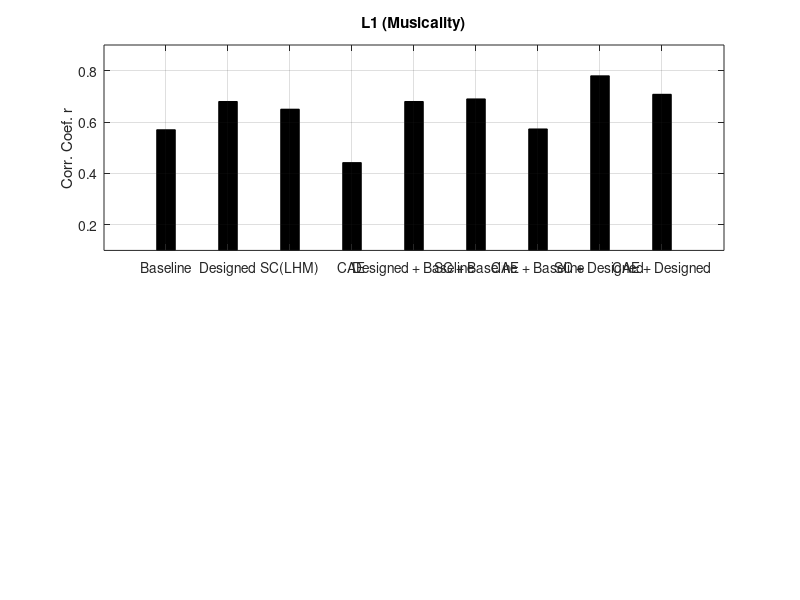

Reproduce this figure in MATLAB. (Note: this script raises an error after producing the figure.)
%% Generate new plots for IJSC
% CW @ GTCMT 2018
clear all; clc; close all;

results_L1_r = [0.57, 0.68, 0.65, 0.442, 0.68, 0.69, 0.573, 0.78, 0.708];
results_L2_r = [0.51, 0.59, 0.57, 0.398, 0.55, 0.53, 0.511, 0.71, 0.606];
results_L1_R2 = [0.31, 0.46, 0.41, 0.18, 0.44, 0.45, 0.288, 0.6, 0.498];
results_L2_R2 = [0.25, 0.34, 0.29, 0.141, 0.25, 0.19, 0.215, 0.49, 0.354];
sys = {'Baseline', 'Designed', 'SC(LHM)', 'CAE', 'Designed + Baseline', 'SC + Baseline', 'CAE + Baseline', 'SC + Designed', 'CAE + Designed'};
sys_blank = {' ', ' ', ' ', ' ', ' ', ' ', ' ', ' '};
%==== settings
barwidth = 0.3;
axis_x_low = 0;
axis_x_high = 10;
axis_y_low = 0.1;
axis_y_high = 0.9;
xticklabel_angle = 45;
fontsize = 14;

%==== generate 1st figure
fig = figure('Position', [0 0 900 550]);
subplot(211);
bar(1:9, results_L1_r, barwidth, 'FaceColor', 'k');
ylabel('Corr. Coef. r');
axis([axis_x_low axis_x_high axis_y_low axis_y_high])
grid on
set(gca, 'xticklabel', sys);
xtickangle(xticklabel_angle);
title('L1 (Musicality)');
text(1:length(results_L1_r),results_L1_r,num2str(results_L1_r'),'vert','bottom','horiz','center', 'FontSize', fontsize);
set(gca,'FontSize',fontsize)


subplot(212);
bar(1:9, results_L2_r, barwidth, 'FaceColor', [0.75 0.75 0.75]);
ylabel('Corr. Coef. r');
axis([axis_x_low axis_x_high axis_y_low axis_y_high])
grid on
set(gca, 'xticklabel', sys);
xtickangle(xticklabel_angle);
title('L2 (Rhythmic Accuracy)');
text(1:length(results_L2_r),results_L2_r,num2str(results_L2_r'),'vert','bottom','horiz','center', 'FontSize', fontsize);
set(gca,'FontSize',fontsize)

set(fig, 'PaperOrientation', 'landscape');
print(fig, 'results_r.pdf', '-dpdf', '-r0');

%==== generate 2nd figure
fig = figure('Position', [0 0 900 550]);
subplot(211);
bar(1:9, results_L1_R2, barwidth, 'FaceColor', 'k');
ylabel('R^2');
axis([axis_x_low axis_x_high axis_y_low axis_y_high])
grid on
set(gca, 'xticklabel', sys);
xtickangle(xticklabel_angle);
title('L1 (Musicality)');
text(1:length(results_L1_R2),results_L1_R2,num2str(results_L1_R2'),'vert','bottom','horiz','center', 'FontSize', fontsize);
set(gca,'FontSize',fontsize)


subplot(212);
bar(1:9, results_L2_R2, barwidth, 'FaceColor', [0.75 0.75 0.75]);
ylabel('R^2');
axis([axis_x_low axis_x_high axis_y_low axis_y_high])
grid on
set(gca, 'xticklabel', sys);
xtickangle(xticklabel_angle);
title('L2 (Rhythmic Accuracy)');
text(1:length(results_L2_R2),results_L2_R2,num2str(results_L2_R2'),'vert','bottom','horiz','center', 'FontSize', fontsize);
set(gca,'FontSize',fontsize)

set(fig, 'PaperOrientation', 'landscape');
print(fig, 'results_R2.pdf', '-dpdf', '-r0');

